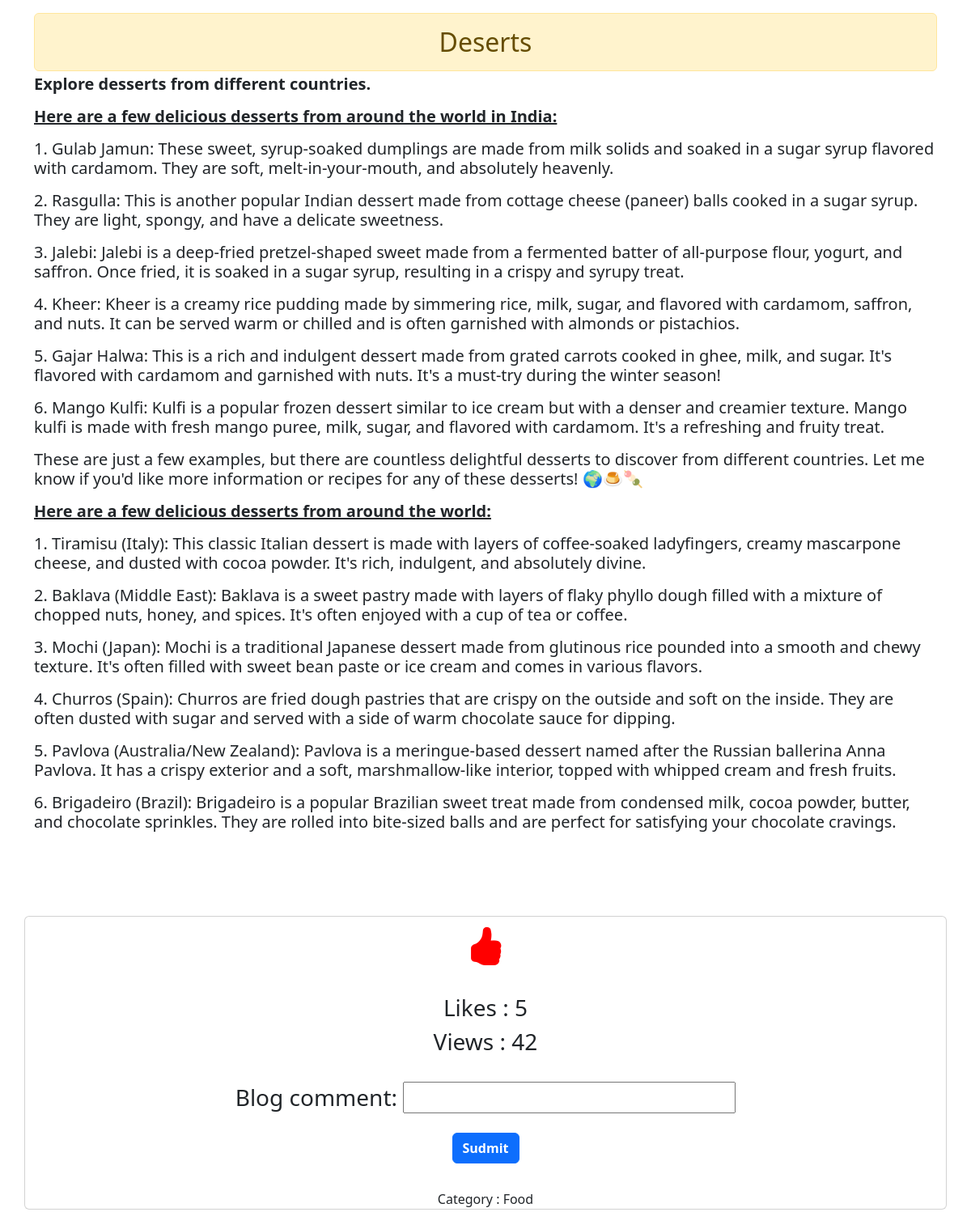
The page /blog_details/1/ (signed in) on the database its author committed.
### myblogs/models.py (models this page shows, shortened)
class Blog_Post(models.Model):
    blog_name=models.CharField(max_length=30)
    blog_img=models.ImageField(upload_to='images/')
    like_btn=models.IntegerField(default=0,null=True)
    view_btn=models.IntegerField(default=0,null=True)
    blog_description=RichTextField()
    blog_cat=models.ForeignKey(Blog_Category,on_delete=models.CASCADE)

class Blog_Category(models.Model):
    blog_cat= models.CharField(max_length=30,unique=True) #field  primary key
    blogcat_img = models.ImageField(upload_to='images/') # field for images
    blogcat_description = models.CharField(max_length=300) # field for writing Description
    def __str__(self):
        return self.blog_cat # save with name

### myblogs/views.py (the view)
# urls.py: path('blog_details/<str:blog_id>/',views.blog_details,name="blog_details"),
@login_required(login_url='loginuser')
def blog_details(request,blog_id):
    obj=get_object_or_404(Blog_Post,pk=blog_id)
    comment=BlogComment_Form()
    x=obj.view_btn
    x+=1
    obj.view_btn=x
    obj.save()
    return render(request,'myblogs/blog_details.html',{"obj":obj,"comment":comment })

### myblogs/forms.py
class BlogComment_Form(ModelForm):
    class Meta:
        model=Blog_comments
        fields=["blog_comment"]

### myblogs/templates/myblogs/blog_details.html (shortened to what this page needs)
<!DOCTYPE html>
<html lang="en">
<head>
    <link rel="stylesheet" href="https://cdn.jsdelivr.net/npm/bootstrap-icons@1.11.3/font/bootstrap-icons.min.css">
    <link href="https://cdn.jsdelivr.net/npm/bootstrap@5.3.2/dist/css/bootstrap.min.css" rel="stylesheet">
</head>
<body>
    <div>
        <div class="container mt-3" >
        <h2 class="text-center container alert alert-warning mt-1 mb-1">{{ obj.blog_name }}</h2>
        <h5>{{ obj.blog_description | safe}}</h5><br>
        </div>
        <br>
        <div class="container text-center card mb-4">
            <a name="like" href="{% url 'addlikes' obj.id %}">
            <i class="bi bi-hand-thumbs-up-fill"style="font-size: 3rem; color:red;"></i></a><br>
            <h3>Likes : {{obj.like_btn}}</h3>
            <h3>Views : {{obj.view_btn}}</h3>
            <br>
            {% if user.is_authenticated%}
            <form method="post" action="{% url 'blog_comment' obj.id%}">
                <h3>{{comment.as_p}}</h3>
                <button class="btn btn-primary mt-2 mb-2" type="sudmit"><b>Sudmit</b></button>
            </form>
            {% endif %}
            <br>
            Category : {{obj.blog_cat}}
            <br>
        </div>
    </div>
</body>
</html>

### rows shown on the page
Blog_Post: blog_name "Deserts", blog_description "Explore desserts from different countries. Here are a few delicious desserts from around the world in India: 1. Gulab Jamun: These sweet, syrup-soaked dumplings are made from milk solids and soaked in a sugar syrup flavored with cardamom. They are soft, melt-in-your-mouth, and absolutely heavenly. 2. Rasgulla: This is another popular Indian dessert made from cottage cheese (paneer) balls cooked in a sugar syrup. They are light, spongy, and have a delicate sweetness. 3. Jalebi: Jalebi is a deep-fried pretzel-shaped sweet made from a fermented batter of all-purpose flour, yogurt, and saffron. Once fried, it is soaked in a sugar syrup, resulting in a crispy and syrupy treat. 4. Kheer: Kheer is…", like_btn "5", view_btn "42", blog_cat "Food"
